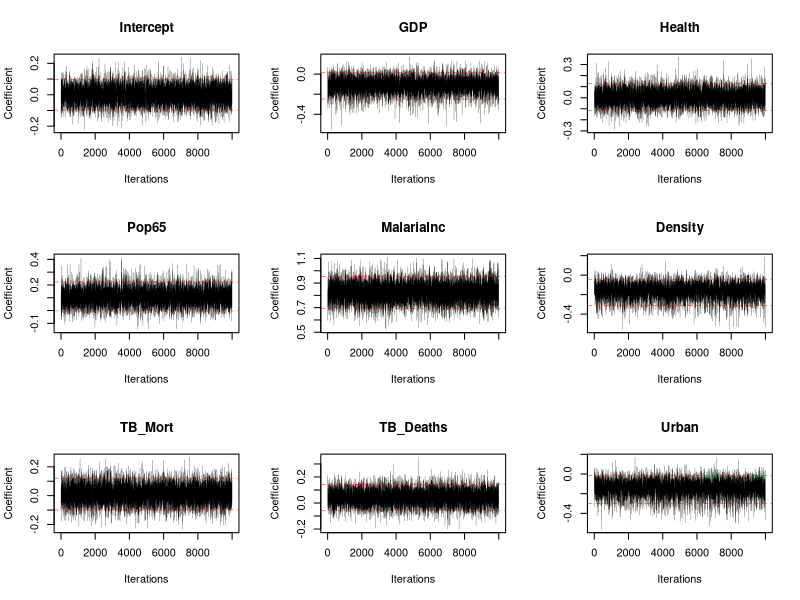
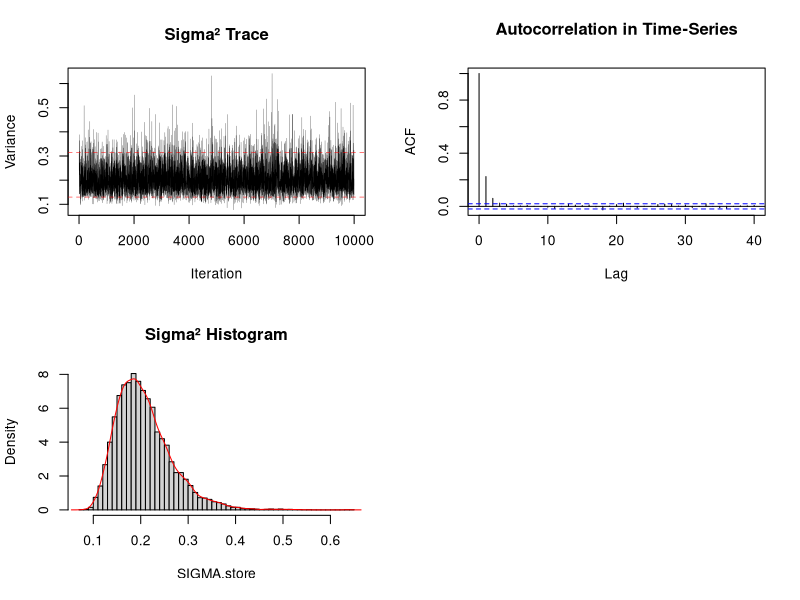
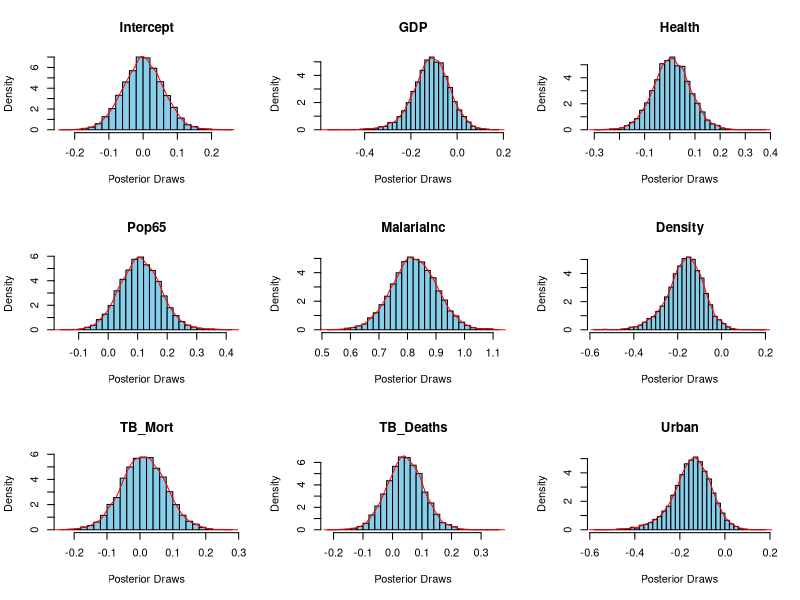
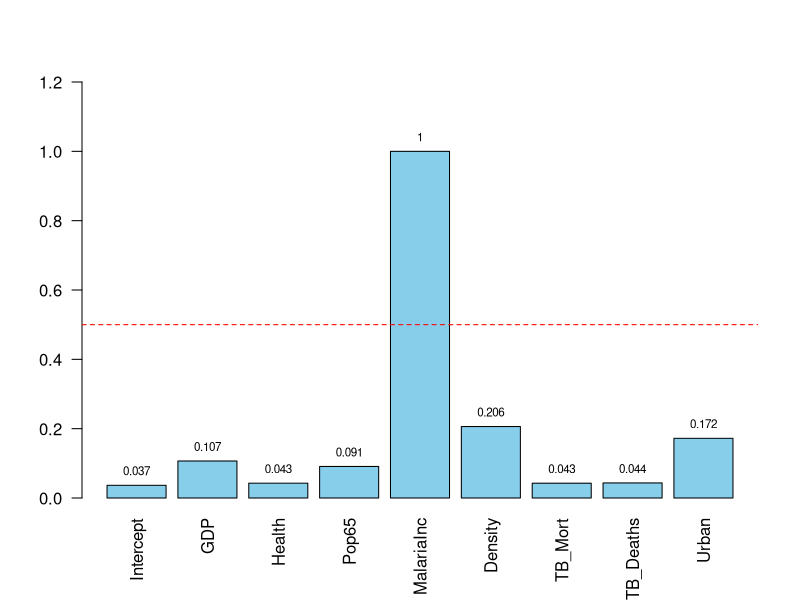
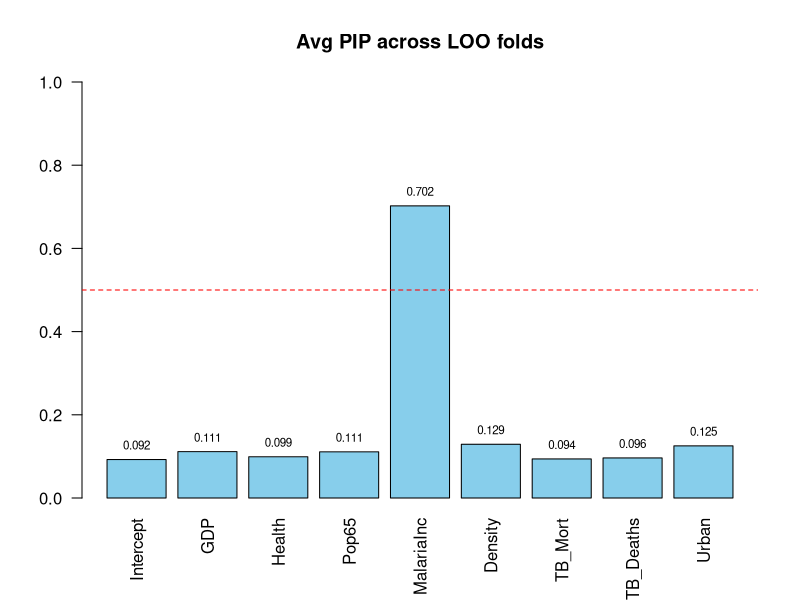

Recreate these plots in R, in order. (Note: a time limit stopped this script after it produced the figures.)
## ---- chunk 1
knitr::opts_chunk$set(echo = FALSE)
library(ggplot2)
library(dplyr)
set.seed(123)
## ---- chunk 2
setwd("~/Documents/Studium/MAKRO1/disease-prediction-bayes")
dat <- read.csv("data/processed/final_table_avg.csv")

Y_raw <- as.matrix(dat$Estimate.y)
# 38 × 1
X_raw <- cbind(
  1,
  dat$GDP.per.capita..PPP..constant.2021.international...,
  dat$Current.health.expenditure.per.capita..PPP..current.international...,
  dat$rate.over65,
  dat$Estimate.x,
  dat$Population.density,
  dat$Estimated.mortality.from.all.forms.of.tuberculosis.per.100.000.population,
  dat$Estimated.number.of.deaths.from.all.forms.of.tuberculosis,
  dat$Share.of.population.residing.in.urban.areas..HYDE.estimates.and.UN.projections.
)
colnames(X_raw) <- c("Intercept","GDP","Health","Pop65",
                     "MalariaInc","Density","TB_Mort",
                     "TB_Deaths","Urban")

# Mean-impute the single NA in Health
X_raw[is.na(X_raw[,"Health"]),"Health"] <-
  mean(X_raw[,"Health"], na.rm = TRUE)
## ---- chunk 3
Y_scale <- as.matrix(scale(dat$Estimate.y))       # response: malaria mortality (38 × 1)

X_scale <- cbind(1,                                   # intercept
           scale(dat$GDP.per.capita..PPP..constant.2021.international...),
           scale(dat$Current.health.expenditure.per.capita..PPP..current.international...),
           scale(dat$rate.over65),
           scale(dat$Estimate.x),                # malaria incidence
           scale(dat$Population.density),
           scale(dat$Estimated.mortality.from.all.forms.of.tuberculosis.per.100.000.population),
           scale(dat$Estimated.number.of.deaths.from.all.forms.of.tuberculosis),
           scale(dat$Share.of.population.residing.in.urban.areas..HYDE.estimates.and.UN.projections.))

# scale normalizes all the predictor variables so they have mean 0 and sd 1.
# important: if we want to interpret the results for the prediction later, we need to descale again

# rename columns
colnames(X_scale) <- colnames(X_raw)

# Mean-impute the single NA in Health
X_scale[is.na(X_scale[,"Health"]),"Health"] <-
  mean(X_scale[,"Health"], na.rm = TRUE)
## ---- chunk 4
#print("Raw data")
head(round(X_raw[,-1],2))
## ---- chunk 5
#print("Normalized data")
head(round(X_scale[,-1],2))
## ---- chunk 6

cor_matrix <- cor(X_scale[,-1]) # Exclude the intercept
print(round(cor_matrix, 2))  # Rounded for readability
## ---- chunk 7
library(car)

M_raw <-data.frame(Y = Y_raw,
                   X_raw
                   )

lm_model_raw <- lm(Y ~ . -Intercept, M_raw)  # Exclude intercept manually
summary(lm_model_raw)
## ---- chunk 8
M_scale <- data.frame(Y = Y_scale,
                      X_scale
                      )

lm_model_scale <- lm(Y ~ .-Intercept, M_scale)
summary(lm_model_scale)
## ---- chunk 9
vif(lm_model_raw)
vif(lm_model_scale)
## ---- chunk 10
nsave <- 10000
nburn <- 2000
ntot  <- nsave + nburn        # total Gibbs draws

tau0 <- 0.01                  # SSVS hyper-pars
tau1 <- 10
s0   <- 0.01                  # IG(a,b) prior on σ²
S0   <- 0.01
## ---- chunk 11
N <- nrow(X_scale)            # number of countries
K <- ncol(X_scale)            # number of predictors

# Solve creates inverse so we have here (X'X)^-1 (X'Y) = \hat{\beta}.
# result is Matrix of OLS regression coefficients
A.OLS <- solve(crossprod(X_scale))%*%crossprod(X_scale,Y_scale)

# analogous (Y-X\beta)'(Y-X\beta)
SSE <- crossprod(Y_scale-X_scale%*%A.OLS) 

#Estimate of error variance, N number observations, K number predictors
SIG.OLS <- SSE/(N-K) 
## ---- chunk 12
# indicators, start with full model
# we want to start with all predictors included.
# so we create a Kx1 Matrix filled with 1
gamma <- matrix(1,K,1) 

# converts to numeric if it wasn't already
sigma2.draw <- as.numeric(SIG.OLS)

# picks either tau1 or tau0 as prior variance for the variable
V.prior <- diag(as.numeric(gamma*tau1+(1-gamma)*tau0)) 

# creates matrix with NA entries, nsave rows, K columns
ALPHA.store <- matrix(NA,nsave,K) 

# creates matrix with NA entries, nsave rows, 1 columns
SIGMA.store <- matrix(NA,nsave,1)

# creates matrix with NA entries, nsave rows, K columns
Gamma.store <- matrix(NA,nsave,K) 
## ---- chunk 13
for (irep in 1:ntot){
  # Draw ALPHA given rest from multivariate normal
  # we need to create the meand and variances to draw 
  # from the distribution ntot times
  
  # Constructing posterior variance according to multivariate formula 
  # V.post = (1/\sigma^2 * X'X + V^-1.prior)^-1
  V.post <- solve(crossprod(X_scale)*1/sigma2.draw+diag(1/diag(V.prior)))
  
  # Computes the posterior mean using the formula
  A.post <- V.post%*%(crossprod(X_scale,Y_scale)*1/sigma2.draw)
  
  # Draws sample from multivariate normal distribution
  A.draw <- A.post+t(chol(V.post))%*%rnorm(K)
  
  #Draw indicators conditional on ALPHA
  for (jj in 1:K){
    # Probability under "exclude" prior
    p0 <- dnorm(A.draw[[jj]], 0, sqrt(tau0))
    
    # Probability under "include" prior
    p1 <- dnorm(A.draw[[jj]], 0, sqrt(tau1)) 
    
    # Posterior inclusion probability
    p11 <- p1/(p0+p1) 
    
    # Bernoulli draw
    if (p11>runif(1)) gamma[[jj]] <- 1 else gamma[[jj]] <- 0 
  }
  # Construct prior VC matrix conditional on gamma
  V.prior <- diag(as.numeric(gamma*tau1+(1-gamma)*tau0))
  
  #Simulate sigma2 from inverse Gamma
  S.post <- crossprod(Y_scale-X_scale%*%A.draw)/2+S0
  s.post <- S0+N/2
  sigma2.draw <- 1/rgamma(1,s.post,S.post)  
  
  if (irep>nburn){
    ALPHA.store[irep-nburn,] <- A.draw
    SIGMA.store[irep-nburn,] <- sigma2.draw
    Gamma.store[irep-nburn,] <- gamma
  }
  print(irep)
}
## ---- chunk 14
PIP.mean <- apply(Gamma.store,2,mean)
A.mean   <- apply(ALPHA.store,2,mean)
SIG.mean <- apply(SIGMA.store,2,mean)
## ---- chunk 15
par(mfrow=c(3,3))  # arrange plots

for (k in 1:K){
  plot(ALPHA.store[,k], type='l',
       main=colnames(X_scale)[k],
       xlab="Iterations", ylab="Coefficient", lwd=0.25)
  abline(h=quantile(ALPHA.store[,k], c(0.05, 0.95)), col="red", lwd=0.5, lty=2)
}
## ---- chunk 16
par(mfrow=c(2,2))
plot(SIGMA.store, type='l', main="Sigma² Trace", xlab="Iteration", ylab="Variance", lwd=0.25)
abline(h=quantile(SIGMA.store, c(0.05, 0.95)), col="red", lwd=0.5, lty=2)
acf(SIGMA.store, main = "Autocorrelation in Time-Series")
hist(SIGMA.store, breaks=50, main="Sigma² Histogram", probability = T)
lines(density(SIGMA.store), col="red")
## ---- chunk 17
importance <- data.frame(Variable = colnames(X_scale),
                         PIP = round(PIP.mean, 3),
                         PostMean = round(A.mean, 3))

print(importance[order(-importance$PIP), ])  # Sort by importance
## ---- chunk 18
par(mfrow=c(3,3))
for (k in 1:K){
  hist(ALPHA.store[,k], main=colnames(X_scale)[k],
       xlab="Posterior Draws", breaks=30, col="skyblue", probability = T)
  lines(density(ALPHA.store[,k]), col="red")
}
## ---- chunk 19
par(mfrow=c(1,1))
bar_midpoints = barplot(PIP.mean, names.arg=colnames(X_scale), las=2, col="skyblue",
        main="", ylim=c(0,1.2))
text(x = bar_midpoints, y = PIP.mean, labels = round(PIP.mean,3), pos = 3, cex=0.7)
abline(h=0.5, col="red", lty=2)
## ---- chunk 20
# -----------------  SSVS – Leave-One-Out CV  -----------------
library(MASS)    # mvrnorm() fallback if chol fails

# -------  scale X (except intercept) & Y  ----------------
# X_scaled <- X_raw
# X_scaled[,-1] <- scale(X_raw[,-1])
# Y_scaled <- scale(Y_raw)
# 
# Y_mean   <- mean(Y_scale) #attr(Y_scaled, "scaled:center")
# Y_sd     <- sd(Y_scale) #attr(Y_scaled, "scaled:scale")
## ---- chunk 21
# ---------- 2. Hyper-parameters & storage -------------------------------
nsave <- 10000
nburn <- 2000
ntot  <- nsave + nburn

tau0 <- 0.1          # << relaxed spike
tau1 <- 10
s0   <- 0.01
S0   <- 0.01

N <- nrow(X_scale)
K <- ncol(X_scale)

pred_scaled <- rep(NA, N)
pip_mat     <- matrix(NA, N, K)   # PIP per left-out fold
## ---- chunk 22
# ---------- 3. LOO loop --------------------------------------------------
for (i in 1:N) {
  cat("LOO fold", i, "of", N, "\n")
  
  X_train <- X_scale[-i, ]
  Y_train <- Y_scale[-i]
  X_test  <- X_scale[i, , drop = FALSE]
  
  # ----- OLS starting values ----------
  A.OLS <- solve(crossprod(X_train)) %*% crossprod(X_train, Y_train)
  SSE   <- crossprod(Y_train - X_train %*% A.OLS)
  SIG.OLS <- SSE / (N-1 - K)
  
  gamma <- matrix(1, K, 1)
  sigma2.draw <- as.numeric(SIG.OLS)
  V.prior <- diag(as.numeric(gamma * tau1 + (1-gamma) * tau0))
  
  # storage for this fold
  alpha_keep  <- matrix(NA, nsave, K)
  gamma_keep  <- matrix(NA, nsave, K)
  sigma_keep  <- numeric(nsave)
  y_pred_keep <- numeric(nsave)
# ------------- Gibbs sampler -----------------
  for (rep in 1:ntot){
    
    # 1. β | rest
    V.post <- solve(crossprod(X_train) / sigma2.draw +
                      diag(1 / diag(V.prior)))
    A.post <- V.post %*% (crossprod(X_train, Y_train) / sigma2.draw)
    A.draw <- A.post + t(chol(V.post)) %*% rnorm(K)
    
    # 2. γ | rest
    for (j in 1:K){
      p0 <- dnorm(A.draw[j], 0, sqrt(tau0))
      p1 <- dnorm(A.draw[j], 0, sqrt(tau1))
      gamma[j] <- rbinom(1, 1, p1/(p0+p1))
    }
    V.prior <- diag(as.numeric(gamma * tau1 + (1-gamma) * tau0))
    
    # 3. σ² | rest
    S.post <- crossprod(Y_train - X_train %*% A.draw)/2 + S0
    s.post <- S0 + (N-1)/2
    sigma2.draw <- 1 / rgamma(1, s.post, S.post)
    
    # ---- store after burn-in
    if (rep > nburn) {
      m <- rep - nburn
      alpha_keep[m, ]  <- A.draw
      gamma_keep[m, ]  <- gamma
      sigma_keep[m]    <- sigma2.draw
      y_pred_keep[m]   <- X_test %*% A.draw                # mean prediction
    }
  } # end Gibbs

# Posterior predictive mean for left-out obs
  pred_scaled[i] <- mean(y_pred_keep)
  pip_mat[i, ]   <- colMeans(gamma_keep)
}
## ---- chunk 23
# ---------- 4. Back-transform predictions & evaluate  --------------------
pred_original <- pred_scaled * sd(Y_raw) + mean(Y_raw) # Y_sd + Y_mean

loo_results <- data.frame(
  Country   = dat$Entity.x,
  True      = round(Y_raw, 2),
  Predicted = round(pred_original, 2),
  Error     = round(pred_original - Y_raw, 2),
  MSE       = round((pred_original - Y_raw)^2,2)
)
loo_results2=loo_results
## ---- chunk 24
options(scipen = 9)
print(head(loo_results, 10))
#cat("RMSE: ", sqrt(mean(loo_results$Error^2)), "\n")
## ---- chunk 25
# ---------- 5. Average PIPs across folds --------------------------------
overall_pip <- colMeans(pip_mat)
names(overall_pip) = colnames(X_raw)
print(round(overall_pip, 3))
bar_midpoints <- barplot(overall_pip, las=2, ylim=c(0,1),
        col="skyblue", main="Avg PIP across LOO folds")
text(x = bar_midpoints, y = overall_pip, labels = round(overall_pip,3), pos = 3, cex=0.7)
abline(h=0.5, col="red", lty=2)

overall_pip2 = overall_pip
## ---- chunk 26
library(MASS)
X_scale2 = X_scale[,-5]
head(X_scale2)
## ---- chunk 27
# ---------- 2. Hyper-parameters & storage -------------------------------
nsave <- 10000
nburn <- 2000
ntot  <- nsave + nburn

tau0 <- 0.1          # << relaxed spike
tau1 <- 10
s0   <- 0.01
S0   <- 0.01

N <- nrow(X_scale2)
K <- ncol(X_scale2)

pred_scaled <- rep(NA, N)
pip_mat     <- matrix(NA, N, K)   # PIP per left-out fold
## ---- chunk 28
# ---------- 3. LOO loop --------------------------------------------------
for (i in 1:N) {
  cat("LOO fold", i, "of", N, "\n")
  
  X_train <- X_scale2[-i, ]
  Y_train <- Y_scale[-i]
  X_test  <- X_scale2[i, , drop = FALSE]
  
  # ----- OLS starting values ----------
  A.OLS <- solve(crossprod(X_train)) %*% crossprod(X_train, Y_train)
  SSE   <- crossprod(Y_train - X_train %*% A.OLS)
  SIG.OLS <- SSE / (N-1 - K)
  
  gamma <- matrix(1, K, 1)
  sigma2.draw <- as.numeric(SIG.OLS)
  V.prior <- diag(as.numeric(gamma * tau1 + (1-gamma) * tau0))
  
  # storage for this fold
  alpha_keep  <- matrix(NA, nsave, K)
  gamma_keep  <- matrix(NA, nsave, K)
  sigma_keep  <- numeric(nsave)
  y_pred_keep <- numeric(nsave)
# ------------- Gibbs sampler -----------------
  for (rep in 1:ntot){
    
    # 1. β | rest
    V.post <- solve(crossprod(X_train) / sigma2.draw +
                      diag(1 / diag(V.prior)))
    A.post <- V.post %*% (crossprod(X_train, Y_train) / sigma2.draw)
    A.draw <- A.post + t(chol(V.post)) %*% rnorm(K)
    
    # 2. γ | rest
    for (j in 1:K){
      p0 <- dnorm(A.draw[j], 0, sqrt(tau0))
      p1 <- dnorm(A.draw[j], 0, sqrt(tau1))
      gamma[j] <- rbinom(1, 1, p1/(p0+p1))
    }
    V.prior <- diag(as.numeric(gamma * tau1 + (1-gamma) * tau0))
    
    # 3. σ² | rest
    S.post <- crossprod(Y_train - X_train %*% A.draw)/2 + S0
    s.post <- S0 + (N-1)/2
    sigma2.draw <- 1 / rgamma(1, s.post, S.post)
    
    # ---- store after burn-in
    if (rep > nburn) {
      m <- rep - nburn
      alpha_keep[m, ]  <- A.draw
      gamma_keep[m, ]  <- gamma
      sigma_keep[m]    <- sigma2.draw
      y_pred_keep[m]   <- X_test %*% A.draw                # mean prediction
    }
  } # end Gibbs

# Posterior predictive mean for left-out obs
  pred_scaled[i] <- mean(y_pred_keep)
  pip_mat[i, ]   <- colMeans(gamma_keep)
}
## ---- chunk 29
# ---------- 4. Back-transform predictions & evaluate  --------------------
pred_original <- pred_scaled * sd(Y_raw) + mean(Y_raw) # Y_sd + Y_mean

loo_results <- data.frame(
  Country   = dat$Entity.x,
  True      = round(Y_raw, 2),
  Predicted = round(pred_original, 2),
  Error     = round(pred_original - Y_raw, 2),
  MSE       = round((pred_original - Y_raw)^2,2)
)
## ---- chunk 30
options(scipen = 9)
print(head(loo_results, 10))
#cat("RMSE: ", sqrt(mean(loo_results$Error^2)), "\n")
## ---- chunk 31
# ---------- 5. Average PIPs across folds --------------------------------
overall_pip <- colMeans(pip_mat)
names(overall_pip) = colnames(X_scale2)
# print(round(overall_pip, 3))

par(mfrow=c(1,2))

bar_midpoints1 <- barplot(overall_pip2, las=2, ylim=c(0,1),
        col="skyblue", main="With malaria incidence")
text(x = bar_midpoints1, y = overall_pip2, labels = round(overall_pip2,3), pos = 3, cex=0.7)
abline(h=0.5, col="red", lty=2)


bar_midpoints2 <- barplot(overall_pip, las=2, ylim=c(0,1),
        col="skyblue", main="Without malaria incidence")
text(x = bar_midpoints2, y = overall_pip, labels = round(overall_pip,3), pos = 3, cex=0.7)
abline(h=0.5, col="red", lty=2)
## ---- chunk 32
par(mfrow=c(1,2))

plot(Predicted~True, data=loo_results2,
     asp=0, 
     ylim=c(-20, 170),
     xlim=c(-20, 170),
     frame.plot=F,
     axes=F,
     main="With malaria incidence"
     )
abline(a=0, b=1, col="red", lty=2)
abline(h=0, lwd=0.8, lty=1)
abline(v=0, lwd=0.8, lty=1)

plot(Predicted~True, data=loo_results,
     asp=0, 
     ylim=c(-20, 170),
     xlim=c(-20, 170),
     frame.plot=F,
     axes=F,
     main="Without malaria incidence"
     )
abline(a=0, b=1, col="red", lty=2)
abline(h=0, lwd=0.8, lty=1)
abline(v=0, lwd=0.8, lty=1)
